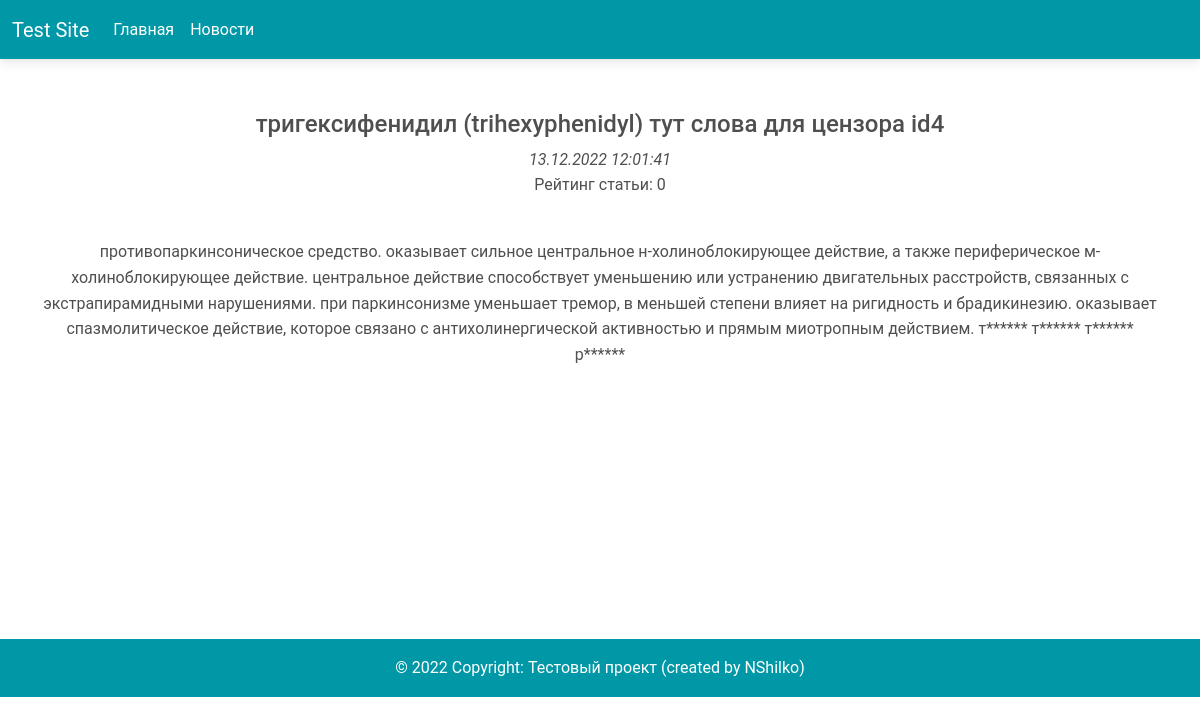
Page /news/4 on the committed database.
### publication/models.py (models this page shows, shortened)
class Post(models.Model):
    title = models.TextField()
    main_text = models.TextField()
    isAuthor = models.ForeignKey(Author, on_delete=models.CASCADE)
    kind = models.CharField(max_length=4, choices=IsPost.names)
    date = models.DateTimeField(auto_now_add=True)
    isCategory = models.ManyToManyField(Category, through='PostCategory', default='Без категории')
    rate = models.IntegerField(default=0)

### publication/views.py (the view)
# urls.py: path('<int:pk>', NewsDetail.as_view()),
class NewsDetail(DetailView):
    model = Post
    template_name = 'publ.html'
    context_object_name = 'publ'

### publication/templatetags/custom_filter.py (called while the page is built)
@register.filter()
def date_converter(date):
    new_date = date.strftime("%d.%m.%Y %H:%M:%S")
    return f'{new_date}'

@register.filter()
def censor(txt):
    spam_list = ['редиска', 'тревога']
    new_text = txt
    for spam in spam_list:
        new_text = new_text.lower().replace(spam, spam[:1] + '*' * (len(spam) - 1))
    return f'{new_text}'

### templates/publ.html (shortened to what this page needs)
{% extends 'flatpages/default.html' %}
{% load custom_filter %}
{% block content %}
<br />
<h4>{{ publ.title|censor }}</h4>
<i>{{ publ.date|date_converter}}</i>
<p>Рейтинг статьи: {{ publ.rate }}</p>
<br />
<p>{{ publ.main_text|censor}}</p>
{% endblock content %}

### rows in the picture
Post: title|censor "тригексифенидил (trihexyphenidyl) тут слова для цензора id4", date "13.12.2022 12:01:41", rate "0", main_text|censor "противопаркинсоническое средство. оказывает сильное центральное н-холиноблокирующее действие, а также периферическое м-холиноблокирующее действие. центральное действие способствует уменьшению или устранению двигательных расстройств, связанных с экстрапирамидными нарушениями. при паркинсонизме уменьшает тремор, в меньшей степени влияет на ригидность и брадикинезию. оказывает спазмолитическое действие, которое связано с антихолинергической активностью и прямым миотропным действием. т****** т****** т****** р******"
